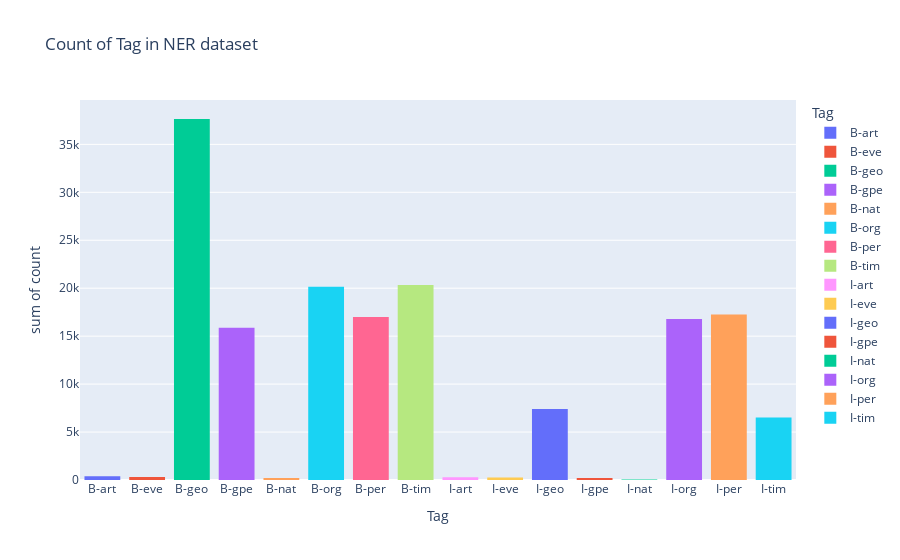

Notebook cell for this chart:
### Code cell
import plotly.express as px

fig = px.histogram(table1, x="Tag",y="count",color="Tag",title="Count of Tag in NER dataset")
fig.show()

### Figure 1 — Plotly figure (JSON) as saved in the notebook; plotly's stock layout.template omitted (floating-point values rounded to 4 significant figures)
{"data": [{"alignmentgroup": "True", "bingroup": "x", "histfunc": "sum", "hovertemplate": "Tag=%{x}<br>sum of count=%{y}<extra></extra>", "legendgroup": "B-art", "marker": {"color": "#636efa"}, "name": "B-art", "offsetgroup": "B-art", "orientation": "v", "showlegend": true, "type": "histogram", "x": ["B-art"], "xaxis": "x", "y": [402], "yaxis": "y"}, {"alignmentgroup": "True", "bingroup": "x", "histfunc": "sum", "hovertemplate": "Tag=%{x}<br>sum of count=%{y}<extra></extra>", "legendgroup": "B-eve", "marker": {"color": "#EF553B"}, "name": "B-eve", "offsetgroup": "B-eve", "orientation": "v", "showlegend": true, "type": "histogram", "x": ["B-eve"], "xaxis": "x", "y": [308], "yaxis": "y"}, {"alignmentgroup": "True", "bingroup": "x", "histfunc": "sum", "hovertemplate": "Tag=%{x}<br>sum of count=%{y}<extra></extra>", "legendgroup": "B-geo", "marker": {"color": "#00cc96"}, "name": "B-geo", "offsetgroup": "B-geo", "orientation": "v", "showlegend": true, "type": "histogram", "x": ["B-geo"], "xaxis": "x", "y": [37644], "yaxis": "y"}, {"alignmentgroup": "True", "bingroup": "x", "histfunc": "sum", "hovertemplate": "Tag=%{x}<br>sum of count=%{y}<extra></extra>", "legendgroup": "B-gpe", "marker": {"color": "#ab63fa"}, "name": "B-gpe", "offsetgroup": "B-gpe", "orientation": "v", "showlegend": true, "type": "histogram", "x": ["B-gpe"], "xaxis": "x", "y": [15870], "yaxis": "y"}, {"alignmentgroup": "True", "bingroup": "x", "histfunc": "sum", "hovertemplate": "Tag=%{x}<br>sum of count=%{y}<extra></extra>", "legendgroup": "B-nat", "marker": {"color": "#FFA15A"}, "name": "B-nat", "offsetgroup": "B-nat", "orientation": "v", "showlegend": true, "type": "histogram", "x": ["B-nat"], "xaxis": "x", "y": [201], "yaxis": "y"}, {"alignmentgroup": "True", "bingroup": "x", "histfunc": "sum", "hovertemplate": "Tag=%{x}<br>sum of count=%{y}<extra></extra>", "legendgroup": "B-org", "marker": {"color": "#19d3f3"}, "name": "B-org", "offsetgroup": "B-org", "orientation": "v", "showlegend": true, "type": "histogram", "x": ["B-org"], "xaxis": "x", "y": [20143], "yaxis": "y"}, {"alignmentgroup": "True", "bingroup": "x", "histfunc": "sum", "hovertemplate": "Tag=%{x}<br>sum of count=%{y}<extra></extra>", "legendgroup": "B-per", "marker": {"color": "#FF6692"}, "name": "B-per", "offsetgroup": "B-per", "orientation": "v", "showlegend": true, "type": "histogram", "x": ["B-per"], "xaxis": "x", "y": [16990], "yaxis": "y"}, {"alignmentgroup": "True", "bingroup": "x", "histfunc": "sum", "hovertemplate": "Tag=%{x}<br>sum of count=%{y}<extra></extra>", "legendgroup": "B-tim", "marker": {"color": "#B6E880"}, "name": "B-tim", "offsetgroup": "B-tim", "orientation": "v", "showlegend": true, "type": "histogram", "x": ["B-tim"], "xaxis": "x", "y": [20333], "yaxis": "y"}, {"alignmentgroup": "True", "bingroup": "x", "histfunc": "sum", "hovertemplate": "Tag=%{x}<br>sum of count=%{y}<extra></extra>", "legendgroup": "I-art", "marker": {"color": "#FF97FF"}, "name": "I-art", "offsetgroup": "I-art", "orientation": "v", "showlegend": true, "type": "histogram", "x": ["I-art"], "xaxis": "x", "y": [297], "yaxis": "y"}, {"alignmentgroup": "True", "bingroup": "x", "histfunc": "sum", "hovertemplate": "Tag=%{x}<br>sum of count=%{y}<extra></extra>", "legendgroup": "I-eve", "marker": {"color": "#FECB52"}, "name": "I-eve", "offsetgroup": "I-eve", "orientation": "v", "showlegend": true, "type": "histogram", "x": ["I-eve"], "xaxis": "x", "y": [253], "yaxis": "y"}, {"alignmentgroup": "True", "bingroup": "x", "histfunc": "sum", "hovertemplate": "Tag=%{x}<br>sum of count=%{y}<extra></extra>", "legendgroup": "I-geo", "marker": {"color": "#636efa"}, "name": "I-geo", "offsetgroup": "I-geo", "orientation": "v", "showlegend": true, "type": "histogram", "x": ["I-geo"], "xaxis": "x", "y": [7414], "yaxis": "y"}, {"alignmentgroup": "True", "bingroup": "x", "histfunc": "sum", "hovertemplate": "Tag=%{x}<br>sum of count=%{y}<extra></extra>", "legendgroup": "I-gpe", "marker": {"color": "#EF553B"}, "name": "I-gpe", "offsetgroup": "I-gpe", "orientation": "v", "showlegend": true, "type": "histogram", "x": ["I-gpe"], "xaxis": "x", "y": [198], "yaxis": "y"}, {"alignmentgroup": "True", "bingroup": "x", "histfunc": "sum", "hovertemplate": "Tag=%{x}<br>sum of count=%{y}<extra></extra>", "legendgroup": "I-nat", "marker": {"color": "#00cc96"}, "name": "I-nat", "offsetgroup": "I-nat", "orientation": "v", "showlegend": true, "type": "histogram", "x": ["I-nat"], "xaxis": "x", "y": [51], "yaxis": "y"}, {"alignmentgroup": "True", "bingroup": "x", "histfunc": "sum", "hovertemplate": "Tag=%{x}<br>sum of count=%{y}<extra></extra>", "legendgroup": "I-org", "marker": {"color": "#ab63fa"}, "name": "I-org", "offsetgroup": "I-org", "orientation": "v", "showlegend": true, "type": "histogram", "x": ["I-org"], "xaxis": "x", "y": [16784], "yaxis": "y"}, {"alignmentgroup": "True", "bingroup": "x", "histfunc": "sum", "hovertemplate": "Tag=%{x}<br>sum of count=%{y}<extra></extra>", "legendgroup": "I-per", "marker": {"color": "#FFA15A"}, "name": "I-per", "offsetgroup": "I-per", "orientation": "v", "showlegend": true, "type": "histogram", "x": ["I-per"], "xaxis": "x", "y": [17251], "yaxis": "y"}, {"alignmentgroup": "True", "bingroup": "x", "histfunc": "sum", "hovertemplate": "Tag=%{x}<br>sum of count=%{y}<extra></extra>", "legendgroup": "I-tim", "marker": {"color": "#19d3f3"}, "name": "I-tim", "offsetgroup": "I-tim", "orientation": "v", "showlegend": true, "type": "histogram", "x": ["I-tim"], "xaxis": "x", "y": [6528], "yaxis": "y"}], "layout": {"barmode": "relative", "legend": {"title": {"text": "Tag"}, "tracegroupgap": 0}, "title": {"text": "Count of Tag in NER dataset"}, "xaxis": {"anchor": "y", "categoryarray": ["B-art", "B-eve", "B-geo", "B-gpe", "B-nat", "B-org", "B-per", "B-tim", "I-art", "I-eve", "I-geo", "I-gpe", "I-nat", "I-org", "I-per", "I-tim"], "categoryorder": "array", "domain": [0, 1], "title": {"text": "Tag"}}, "yaxis": {"anchor": "x", "domain": [0, 1], "title": {"text": "sum of count"}}}}
